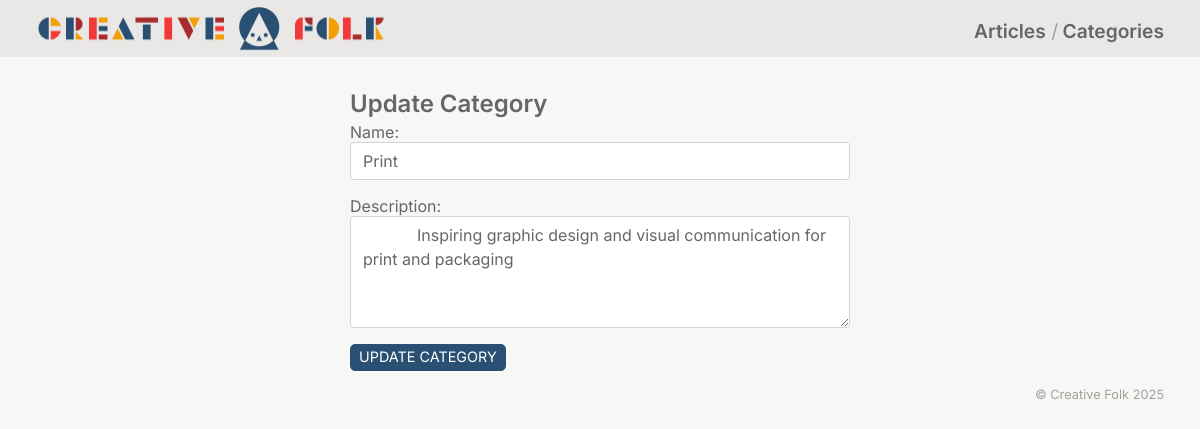
The app's page /LoginDemo/admin/category.php?id=1 (signed in) with its own data.
### tables this page shows
CREATE TABLE `category` (
  `id` int(11) NOT NULL AUTO_INCREMENT,
  `name` varchar(24) NOT NULL,
  `description` varchar(254) NOT NULL,
  `navigation` tinyint(1) NOT NULL,
  PRIMARY KEY (`id`)
);

### LoginDemo/admin/category.php (the view, shortened to what this page needs)
<?php
include("../Login/connection.php");
$id = filter_input(INPUT_GET, 'id', FILTER_VALIDATE_INT);
if(!$id){
    $name = "";
    $description = "";
    $title="Add Category";
    $button = "Add Category";
}else{
    $sql = "SELECT * FROM category WHERE id = $id";
    $result = $con->query($sql);
    $row = $result->fetch_assoc();
    $name = $row['name'];
    $description = $row['description'];
    $title="Update Category";
    $button = "Update Category";
}
?>
<?php include '../includes/admin-header.php'; ?>
<main class="container admin" id="content">
    <form name="catForm" class="narrow">
<h2><?= $title; ?></h2>
    <div class="form-group">
        <label for="name">Name: </label>
        <input type="text" name="name" id="name"
               value="<?= $name; ?>" class="form-control">
      </div>
      <div class="form-group">
        <label for="description">Description: </label>
        <textarea name="description" id="description"  class="form-control">
            <?= $description; ?></textarea>
      </div>
      <input type="button" value="<?= $button ?>" class="btn btn-primary btn-save" onclick="subCatForm()">
    </form>
  </main>
<?php include '../includes/admin-footer.php'; ?>

### LoginDemo/css/styles.css (style rules this page uses)
* { box-sizing: border-box; }
body { margin: 0; color: #666; background-color: #f7f7f5; }
body { font-family: 'Inter', 'Arial', sans-serif; font-size: 100%; }
h1, h2 { font-weight: 600; margin: 0 0 0.14em 0; }
.container { margin: 0 auto 0 auto; max-width: 94%; }
button, input, optgroup, select, textarea { margin: 0; font-family: inherit; font-size: inherit; line-height: inherit; color: inherit; }
.btn, .btn-search { color: #fff; background: #295073; display: inline-block; width: min-content; white-space: nowrap; border: 1px solid transparent; border-radius: 5px; padding: .1rem .5rem; line-height: 1.5; vertical-align: middle; text-transform: uppercase; }
.btn { font-size: 0.9rem; }
.btn-primary { background-color: #295073; border-color: #295073; }
.form-control { display: block; width: 100%; height: calc(2.25rem + 2px); padding: .375rem .75rem; font-size: 1rem; line-height: 1.5; background-clip: padding-box; border: 1px solid #ced4da; border-radius: .25rem; }
label { display: inline-block; }
textarea { min-height: 7rem; }
.form-group { margin-bottom: 1rem; }
.narrow { max-width: 500px; margin: 0 auto; }

### records on screen
category: name "Print", description "Inspiring graphic design and visual communication for print and packaging"

### other values on screen
$title "Update Category"
